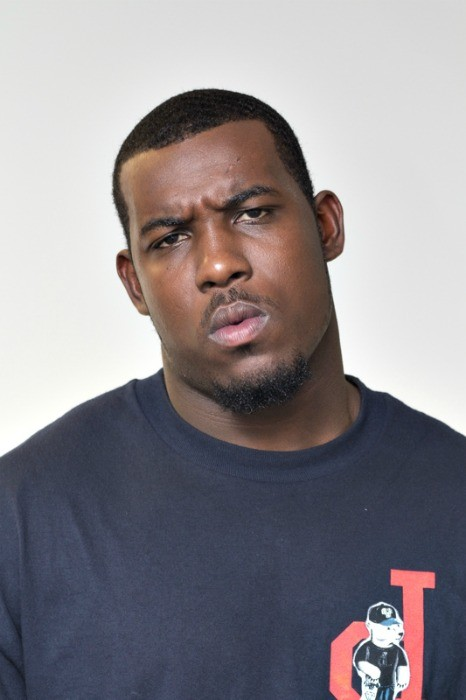
#> input picture images/guy.jpg, 466 x 700 px
$ python detector.py images/guy.jpg
#> lines starting #> are read from the running program, lines starting #| are printed output that depends on the picture; after the words box and inside, x2 and y2 are one past the last pixel; in counts of white or black regions, pixels touching at a corner belong together
import cv2, sys

cascade_face = cv2.CascadeClassifier("cascades/haarcascade_frontalface_default.xml")

# get image from argument
file_name = sys.argv[1]
image_name = file_name.split('/')[-1]
img = cv2.imread(file_name)
#> img is the input picture: shape (700, 466, 3); mean B, G, R 141.3, 136.6, 141.2

def detect_face(img):
    detection_list = cascade_face.detectMultiScale(img, 1.05, 5)
    return detection_list


def vizualization(img, detection_list):
    for x, y, w, h in detection_list:
        cv2.rectangle(img, (x,y), (x+w, y+h), (128, 255, 0), 4)
    cv2.imwrite('outputs/detected_' + image_name, img)

# detect
detection_list = detect_face(img)
#> in detect_face, `detection_list = cascade_face.detectMultiScale(img, 1.05, 5)`: detection_list = [[102, 135, 228, 228]]
#> detection_list = [[102, 135, 228, 228]]
# visualize what was detected
vizualization(img, detection_list)
#> the loop in vizualization, `for x, y, w, h in detection_list:` made 1 pass
#> after the loop in vizualization, `for x, y, w, h in detection_list:`:
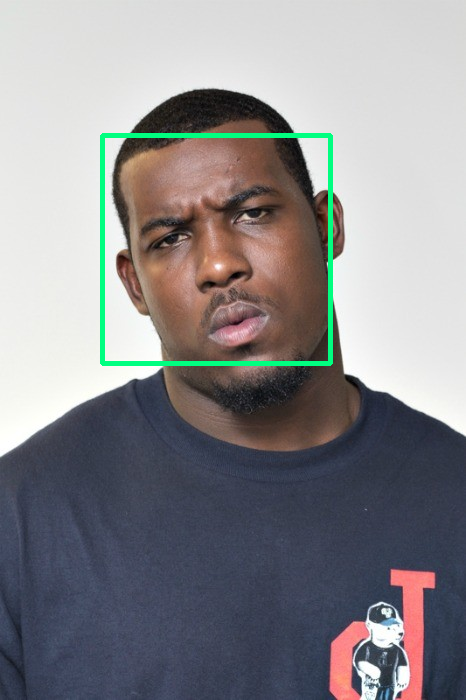
#> img: shape (700, 466, 3); 1.39% of pixels changed, all inside (x1, y1, x2, y2) = (100, 133, 333, 366)
